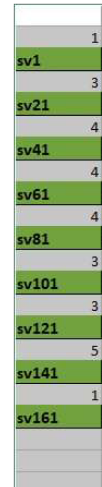
#> input picture learning/image_processing/imgs/r1.PNG, 102 x 487 px, found by its file name
$ python imgtotext.py
#> lines starting #> are read from the running program, lines starting #| are printed output that depends on the picture; after the words box and inside, x2 and y2 are one past the last pixel; in counts of white or black regions, pixels touching at a corner belong together
#> further down, i is the input picture: PIL image 102x487 RGBA; mean R, G, B, A 168.8, 184.9, 153.6, 255
import pytesseract as pt
from PIL import Image
import matplotlib.pyplot as plt
import matplotlib.image as mpimg
import numpy as np

#
def return_text(img: 'PIL.Image.open obj') -> str:
	img.show()
	return str(pt.image_to_string(i))


def change_col(
		img: 'PIL.PngImagePlugin.PngImageFile',
		show:bool = True):
	'''
	Accepts a img by using PIL.Image.open method
	When converting to np array from the PIL RGVA
		-> height x width x 4

	By transposing: height x width x 4 -> 4 x height x width
	'''
#> called with show = False
	im = img.convert('RGBA')
	d = np.array(im) # read the data
	r,g,b,a = d.T # can be used due to transposition.
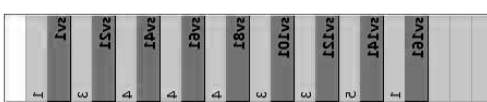
#> r: shape (102, 487); min 0, max 255, mean 168.8
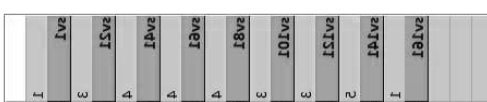
#> g: shape (102, 487); min 0, max 255, mean 184.9
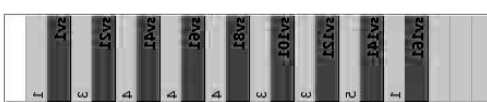
#> b: shape (102, 487); min 0, max 255, mean 153.6
#> a: shape (102, 487); every value is 255

	# Identify the green areas
	green_areas = (r < 255) & (b < 125) & (g > 124)
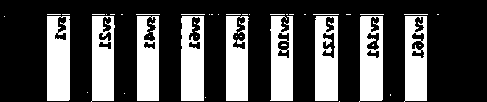
#> green_areas: shape (102, 487) bool; 30.8% white; 46 white regions (32 under 20 px), largest, box (x1, y1, x2, y2) and area: (47, 16, 70, 101) 1803, (181, 16, 204, 101) 1717, (315, 16, 338, 101) 1689

	# TODO: find out what the dot dot dot does in python slices
	# we retranspose the matrix, such that the indices will correspond
	d[...,:-1][green_areas.T] = (255,255,255)
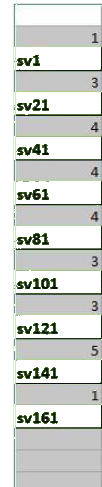
#> d: shape (487, 102, 4); mean R, G, B, A 211.8, 214.8, 210.7, 255
	new_im = Image.fromarray(d)

	if show: new_im.show()
	return new_im

if __name__ == '__main__':
	USER = 'random'
	CMD_PATH = f'C:\\Users\\{USER}\\AppData\\Local\\Tesseract-OCR\\tesseract.exe'
	p = 'imgs\\r1.PNG'

	pt.pytesseract.tesseract_cmd = CMD_PATH
	i = Image.open(p)
	i2 = change_col(i, show=False)
	print(return_text(i2))
#> (the call stopped at in return_text, `return str(pt.image_to_string(i))`: pytesseract is not available in this run)

$ run again, with learning/image_processing/imgs/r3.PNG copied over learning/image_processing/imgs/r1.PNG
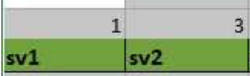
#> input picture learning/image_processing/imgs/r3.PNG, 250 x 76 px, found by its file name
#> i is the input picture: PIL image 250x76 RGBA; mean R, G, B, A 157, 175.9, 138.3, 255
#> a: shape (250, 76); every value is 255
#> in change_col, `green_areas = (r < 255) & (b < 125) & (g > 124)`:
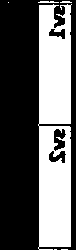
#> green_areas: shape (250, 76) bool; 37.8% white; 6 white regions (3 under 20 px), largest, box (x1, y1, x2, y2) and area: (38, 4, 72, 250) 7109, (38, 1, 59, 3) 34, (60, 1, 72, 3) 20
#> in change_col, `d[...,:-1][green_areas.T] = (255,255,255)`:
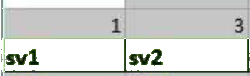
#> d: shape (76, 250, 4); mean R, G, B, A 209.9, 212.7, 208.8, 255

$ run again, with learning/image_processing/imgs/r4.PNG copied over learning/image_processing/imgs/r1.PNG
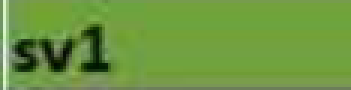
#> input picture learning/image_processing/imgs/r4.PNG, 117 x 30 px, found by its file name (shown 3 times larger)
#> i is the input picture: PIL image 117x30 RGBA; mean R, G, B, A 109.4, 151.8, 65, 255
#> a: shape (117, 30); every value is 255
#> in change_col, `green_areas = (r < 255) & (b < 125) & (g > 124)`:
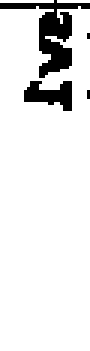
#> green_areas: shape (117, 30) bool (shown 3 times larger); 90.2% white; 4 black regions (2 under 20 px), largest, box (x1, y1, x2, y2) and area: (0, 0, 30, 26) 240, (8, 27, 24, 37) 98
#> in change_col, `d[...,:-1][green_areas.T] = (255,255,255)`:
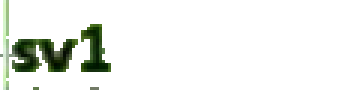
#> d: shape (30, 117, 4) (shown 3 times larger); mean R, G, B, A 236.7, 239.3, 235.2, 255
